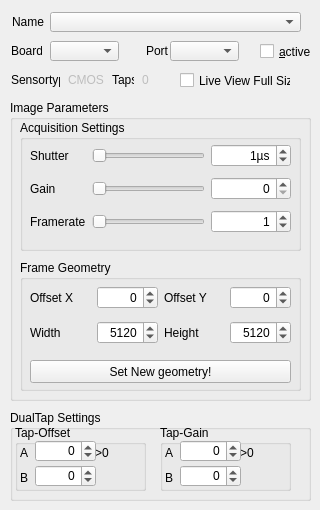
     <widget class="QWidget" name="m_tabKamera">
      <attribute name="title">
       <string>Camera</string>
      </attribute>
      <widget class="QLabel" name="label_5">
       <property name="geometry">
        <rect>
         <x>12</x>
         <y>12</y>
         <width>134</width>
         <height>20</height>
        </rect>
       </property>
       <property name="text">
        <string>Name</string>
       </property>
      </widget>
      <widget class="QComboBox" name="m_cbCameraName">
       <property name="geometry">
        <rect>
         <x>50</x>
         <y>12</y>
         <width>251</width>
         <height>20</height>
        </rect>
       </property>
      </widget>
      <widget class="QLabel" name="label_6">
       <property name="geometry">
        <rect>
         <x>11</x>
         <y>41</y>
         <width>31</width>
         <height>20</height>
        </rect>
       </property>
       <property name="text">
        <string>Board</string>
       </property>
      </widget>
      <widget class="QComboBox" name="m_cbBoard">
       <property name="geometry">
        <rect>
         <x>50</x>
         <y>41</y>
         <width>69</width>
         <height>20</height>
        </rect>
       </property>
      </widget>
      <widget class="QComboBox" name="m_cbPort">
       <property name="geometry">
        <rect>
         <x>170</x>
         <y>41</y>
         <width>69</width>
         <height>20</height>
        </rect>
       </property>
      </widget>
      <widget class="QLabel" name="label_7">
       <property name="geometry">
        <rect>
         <x>146</x>
         <y>41</y>
         <width>30</width>
         <height>20</height>
        </rect>
       </property>
       <property name="text">
        <string>Port</string>
       </property>
      </widget>
      <widget class="QLabel" name="label_8">
       <property name="geometry">
        <rect>
         <x>11</x>
         <y>70</y>
         <width>49</width>
         <height>20</height>
        </rect>
       </property>
       <property name="text">
        <string>Sensortyp</string>
       </property>
      </widget>
      <widget class="QLineEdit" name="m_eSensortype">
       <property name="enabled">
        <bool>false</bool>
       </property>
       <property name="geometry">
        <rect>
         <x>66</x>
         <y>72</y>
         <width>41</width>
         <height>16</height>
        </rect>
       </property>
       <property name="mouseTracking">
        <bool>false</bool>
       </property>
       <property name="focusPolicy">
        <enum>Qt::NoFocus</enum>
       </property>
       <property name="text">
        <string>CMOS</string>
       </property>
       <property name="frame">
        <bool>false</bool>
       </property>
      </widget>
      <widget class="QLabel" name="label_9">
       <property name="geometry">
        <rect>
         <x>112</x>
         <y>70</y>
         <width>22</width>
         <height>20</height>
        </rect>
       </property>
       <property name="text">
        <string>Taps</string>
       </property>
      </widget>
      <widget class="QLineEdit" name="m_eNumberTaps">
       <property name="enabled">
        <bool>false</bool>
       </property>
       <property name="geometry">
        <rect>
         <x>140</x>
         <y>72</y>
         <width>21</width>
         <height>16</height>
        </rect>
       </property>
       <property name="sizePolicy">
        <sizepolicy hsizetype="Fixed" vsizetype="Fixed">
         <horstretch>0</horstretch>
         <verstretch>0</verstretch>
        </sizepolicy>
       </property>
       <property name="focusPolicy">
        <enum>Qt::NoFocus</enum>
       </property>
       <property name="text">
        <string>0</string>
       </property>
       <property name="maxLength">
        <number>1</number>
       </property>
       <property name="frame">
        <bool>false</bool>
       </property>
      </widget>
      <widget class="QGroupBox" name="groupBox_6">
       <property name="enabled">
        <bool>true</bool>
       </property>
       <property name="geometry">
        <rect>
         <x>10</x>
         <y>410</y>
         <width>301</width>
         <height>91</height>
        </rect>
       </property>
       <property name="title">
        <string>DualTap Settings</string>
       </property>
       <property name="flat">
        <bool>false</bool>
       </property>
       <property name="checkable">
        <bool>false</bool>
       </property>
       <widget class="QGroupBox" name="groupBox_3">
        <property name="geometry">
         <rect>
          <x>150</x>
          <y>15</y>
          <width>131</width>
          <height>66</height>
         </rect>
        </property>
        <property name="title">
         <string>Tap-Gain</string>
        </property>
        <widget class="QLabel" name="label_12">
         <property name="geometry">
          <rect>
           <x>5</x>
           <y>20</y>
           <width>16</width>
           <height>16</height>
          </rect>
         </property>
         <property name="text">
          <string>A</string>
         </property>
        </widget>
        <widget class="QLabel" name="label_13">
         <property name="geometry">
          <rect>
           <x>5</x>
           <y>45</y>
           <width>16</width>
           <height>16</height>
          </rect>
         </property>
         <property name="text">
          <string>B</string>
         </property>
        </widget>
        <widget class="QLabel" name="m_lTapGainMin">
         <property name="geometry">
          <rect>
           <x>80</x>
           <y>20</y>
           <width>45</width>
           <height>16</height>
          </rect>
         </property>
         <property name="text">
          <string>&gt;0</string>
         </property>
        </widget>
        <widget class="QLabel" name="m_lTapGainMax">
         <property name="geometry">
          <rect>
           <x>80</x>
           <y>40</y>
           <width>45</width>
           <height>16</height>
          </rect>
         </property>
         <property name="text">
          <string>&lt;max</string>
         </property>
        </widget>
        <widget class="QSpinBox" name="m_sbTapGainA">
         <property name="geometry">
          <rect>
           <x>20</x>
           <y>15</y>
           <width>61</width>
           <height>22</height>
          </rect>
         </property>
         <property name="wrapping">
          <bool>true</bool>
         </property>
         <property name="alignment">
          <set>Qt::AlignRight|Qt::AlignTrailing|Qt::AlignVCenter</set>
         </property>
         <property name="accelerated">
          <bool>true</bool>
         </property>
         <property name="correctionMode">
          <enum>QAbstractSpinBox::CorrectToNearestValue</enum>
         </property>
        </widget>
        <widget class="QSpinBox" name="m_sbTapGainB">
         <property name="geometry">
          <rect>
           <x>20</x>
           <y>40</y>
           <width>61</width>
           <height>22</height>
          </rect>
         </property>
         <property name="wrapping">
          <bool>true</bool>
         </property>
         <property name="alignment">
          <set>Qt::AlignRight|Qt::AlignTrailing|Qt::AlignVCenter</set>
         </property>
         <property name="accelerated">
          <bool>true</bool>
         </property>
         <property name="correctionMode">
          <enum>QAbstractSpinBox::CorrectToNearestValue</enum>
         </property>
        </widget>
       </widget>
       <widget class="QGroupBox" name="groupBox_2">
        <property name="geometry">
         <rect>
          <x>5</x>
          <y>15</y>
          <width>131</width>
          <height>66</height>
         </rect>
        </property>
        <property name="title">
         <string>Tap-Offset</string>
        </property>
        <widget class="QLabel" name="label_10">
         <property name="geometry">
          <rect>
           <x>5</x>
           <y>20</y>
           <width>16</width>
           <height>16</height>
          </rect>
         </property>
         <property name="text">
          <string>A</string>
         </property>
        </widget>
        <widget class="QLabel" name="label_11">
         <property name="geometry">
          <rect>
           <x>5</x>
           <y>45</y>
           <width>16</width>
           <height>16</height>
          </rect>
         </property>
         <property name="text">
          <string>B</string>
         </property>
        </widget>
        <widget class="QLabel" name="m_lTapOffsetMin">
         <property name="geometry">
          <rect>
           <x>80</x>
           <y>20</y>
           <width>45</width>
           <height>16</height>
          </rect>
         </property>
         <property name="text">
          <string>&gt;0</string>
         </property>
        </widget>
        <widget class="QLabel" name="m_lTapOffsetMax">
         <property name="geometry">
          <rect>
           <x>80</x>
           <y>40</y>
           <width>45</width>
           <height>16</height>
          </rect>
         </property>
         <property name="text">
          <string>&lt;max</string>
         </property>
        </widget>
        <widget class="QSpinBox" name="m_sbTapOffsetA">
         <property name="geometry">
          <rect>
           <x>20</x>
           <y>15</y>
           <width>61</width>
           <height>22</height>
          </rect>
         </property>
         <property name="wrapping">
          <bool>true</bool>
         </property>
         <property name="alignment">
          <set>Qt::AlignRight|Qt::AlignTrailing|Qt::AlignVCenter</set>
         </property>
         <property name="accelerated">
          <bool>true</bool>
         </property>
         <property name="correctionMode">
          <enum>QAbstractSpinBox::CorrectToNearestValue</enum>
         </property>
        </widget>
        <widget class="QSpinBox" name="m_sbTapOffsetB">
         <property name="geometry">
          <rect>
           <x>20</x>
           <y>40</y>
           <width>61</width>
           <height>22</height>
          </rect>
         </property>
         <property name="wrapping">
          <bool>true</bool>
         </property>
         <property name="alignment">
          <set>Qt::AlignRight|Qt::AlignTrailing|Qt::AlignVCenter</set>
         </property>
         <property name="accelerated">
          <bool>true</bool>
         </property>
         <property name="correctionMode">
          <enum>QAbstractSpinBox::CorrectToNearestValue</enum>
         </property>
        </widget>
       </widget>
      </widget>
      <widget class="QCheckBox" name="m_cbCameraActive">
       <property name="geometry">
        <rect>
         <x>260</x>
         <y>42</y>
         <width>51</width>
         <height>19</height>
        </rect>
       </property>
       <property name="text">
        <string>&amp;active</string>
       </property>
      </widget>
      <widget class="QGroupBox" name="groupBox_OptionalCamParam">
       <property name="geometry">
        <rect>
         <x>10</x>
         <y>100</y>
         <width>301</width>
         <height>301</height>
        </rect>
       </property>
       <property name="title">
        <string>Image Parameters</string>
       </property>
       <widget class="QGroupBox" name="groupBox_8">
        <property name="geometry">
         <rect>
          <x>10</x>
          <y>160</y>
          <width>281</width>
          <height>131</height>
         </rect>
        </property>
        <property name="title">
         <string>Frame Geometry</string>
        </property>
        <widget class="QWidget" name="gridLayoutWidget_7">
         <property name="geometry">
          <rect>
           <x>10</x>
           <y>20</y>
           <width>261</width>
           <height>71</height>
          </rect>
         </property>
         <layout class="QGridLayout" name="gridLayout_7">
          <item row="0" column="0">
           <widget class="QLabel" name="label_27">
            <property name="text">
             <string>Offset X</string>
            </property>
           </widget>
          </item>
          <item row="1" column="0">
           <widget class="QLabel" name="label_28">
            <property name="text">
             <string>Width</string>
            </property>
           </widget>
          </item>
          <item row="0" column="2">
           <widget class="QLabel" name="label_31">
            <property name="text">
             <string>Offset Y</string>
            </property>
           </widget>
          </item>
          <item row="1" column="2">
           <widget class="QLabel" name="label_32">
            <property name="text">
             <string>Height</string>
            </property>
           </widget>
          </item>
          <item row="0" column="1">
           <widget class="QSpinBox" name="m_sbOfSetX">
            <property name="wrapping">
             <bool>true</bool>
            </property>
            <property name="alignment">
             <set>Qt::AlignRight|Qt::AlignTrailing|Qt::AlignVCenter</set>
            </property>
            <property name="buttonSymbols">
             <enum>QAbstractSpinBox::UpDownArrows</enum>
            </property>
            <property name="accelerated">
             <bool>true</bool>
            </property>
            <property name="correctionMode">
             <enum>QAbstractSpinBox::CorrectToNearestValue</enum>
            </property>
            <property name="suffix">
             <string/>
            </property>
            <property name="maximum">
             <number>5120</number>
            </property>
            <property name="singleStep">
             <number>64</number>
            </property>
            <property name="value">
             <number>0</number>
            </property>
           </widget>
          </item>
          <item row="0" column="3">
           <widget class="QSpinBox" name="m_sbOfSetY">
            <property name="wrapping">
             <bool>true</bool>
            </property>
            <property name="alignment">
             <set>Qt::AlignRight|Qt::AlignTrailing|Qt::AlignVCenter</set>
            </property>
            <property name="buttonSymbols">
             <enum>QAbstractSpinBox::UpDownArrows</enum>
            </property>
            <property name="accelerated">
             <bool>true</bool>
            </property>
            <property name="correctionMode">
             <enum>QAbstractSpinBox::CorrectToNearestValue</enum>
            </property>
            <property name="suffix">
             <string/>
            </property>
            <property name="maximum">
             <number>5120</number>
            </property>
            <property name="singleStep">
             <number>2</number>
            </property>
            <property name="value">
             <number>0</number>
            </property>
           </widget>
          </item>
          <item row="1" column="1">
           <widget class="QSpinBox" name="m_sbWidth">
            <property name="wrapping">
             <bool>true</bool>
            </property>
            <property name="alignment">
             <set>Qt::AlignRight|Qt::AlignTrailing|Qt::AlignVCenter</set>
            </property>
            <property name="buttonSymbols">
             <enum>QAbstractSpinBox::UpDownArrows</enum>
            </property>
            <property name="accelerated">
             <bool>true</bool>
            </property>
            <property name="correctionMode">
             <enum>QAbstractSpinBox::CorrectToNearestValue</enum>
            </property>
            <property name="suffix">
             <string/>
            </property>
            <property name="minimum">
             <number>128</number>
            </property>
            <property name="maximum">
             <number>5120</number>
            </property>
            <property name="singleStep">
             <number>64</number>
            </property>
            <property name="value">
             <number>5120</number>
            </property>
           </widget>
          </item>
          <item row="1" column="3">
           <widget class="QSpinBox" name="m_sbHeight">
            <property name="wrapping">
             <bool>true</bool>
            </property>
            <property name="alignment">
             <set>Qt::AlignRight|Qt::AlignTrailing|Qt::AlignVCenter</set>
            </property>
            <property name="buttonSymbols">
             <enum>QAbstractSpinBox::UpDownArrows</enum>
            </property>
            <property name="accelerated">
             <bool>true</bool>
            </property>
            <property name="correctionMode">
             <enum>QAbstractSpinBox::CorrectToNearestValue</enum>
            </property>
            <property name="suffix">
             <string/>
            </property>
            <property name="minimum">
             <number>2</number>
            </property>
            <property name="maximum">
             <number>5120</number>
            </property>
            <property name="singleStep">
             <number>2</number>
            </property>
            <property name="value">
             <number>5120</number>
            </property>
           </widget>
          </item>
         </layout>
        </widget>
        <widget class="QPushButton" name="m_SetGeometry">
         <property name="geometry">
          <rect>
           <x>10</x>
           <y>100</y>
           <width>261</width>
           <height>23</height>
          </rect>
         </property>
         <property name="text">
          <string>Set New geometry!</string>
         </property>
        </widget>
       </widget>
       <widget class="QGroupBox" name="groupBox_9">
        <property name="geometry">
         <rect>
          <x>10</x>
          <y>20</y>
          <width>281</width>
          <height>131</height>
         </rect>
        </property>
        <property name="title">
         <string>Acquisition Settings</string>
        </property>
        <widget class="QWidget" name="gridLayoutWidget">
         <property name="geometry">
          <rect>
           <x>10</x>
           <y>20</y>
           <width>261</width>
           <height>99</height>
          </rect>
         </property>
         <layout class="QGridLayout" name="gridLayoutSettings">
          <property name="sizeConstraint">
           <enum>QLayout::SetDefaultConstraint</enum>
          </property>
          <item row="0" column="0">
           <widget class="QLabel" name="label_15">
            <property name="text">
             <string>Shutter</string>
            </property>
           </widget>
          </item>
          <item row="1" column="0">
           <widget class="QLabel" name="label_73">
            <property name="text">
             <string>Gain</string>
            </property>
           </widget>
          </item>
          <item row="2" column="0">
           <widget class="QLabel" name="label_23">
            <property name="text">
             <string>Framerate</string>
            </property>
           </widget>
          </item>
          <item row="1" column="1">
           <widget class="QSlider" name="m_slBrightness">
            <property name="pageStep">
             <number>1</number>
            </property>
            <property name="orientation">
             <enum>Qt::Horizontal</enum>
            </property>
           </widget>
          </item>
          <item row="2" column="1">
           <widget class="QSlider" name="m_slFrameRate">
            <property name="orientation">
             <enum>Qt::Horizontal</enum>
            </property>
           </widget>
          </item>
          <item row="0" column="2">
           <widget class="QSpinBox" name="m_sbShutter">
            <property name="sizePolicy">
             <sizepolicy hsizetype="MinimumExpanding" vsizetype="Preferred">
              <horstretch>0</horstretch>
              <verstretch>0</verstretch>
             </sizepolicy>
            </property>
            <property name="wrapping">
             <bool>true</bool>
            </property>
            <property name="alignment">
             <set>Qt::AlignRight|Qt::AlignTrailing|Qt::AlignVCenter</set>
            </property>
            <property name="buttonSymbols">
             <enum>QAbstractSpinBox::UpDownArrows</enum>
            </property>
            <property name="accelerated">
             <bool>true</bool>
            </property>
            <property name="correctionMode">
             <enum>QAbstractSpinBox::CorrectToNearestValue</enum>
            </property>
            <property name="suffix">
             <string>µs</string>
            </property>
            <property name="maximum">
             <number>1000000</number>
            </property>
            <property name="value">
             <number>1</number>
            </property>
           </widget>
          </item>
          <item row="2" column="2">
           <widget class="QSpinBox" name="m_sbFramerate">
            <property name="sizePolicy">
             <sizepolicy hsizetype="MinimumExpanding" vsizetype="Preferred">
              <horstretch>0</horstretch>
              <verstretch>0</verstretch>
             </sizepolicy>
            </property>
            <property name="wrapping">
             <bool>true</bool>
            </property>
            <property name="alignment">
             <set>Qt::AlignRight|Qt::AlignTrailing|Qt::AlignVCenter</set>
            </property>
            <property name="buttonSymbols">
             <enum>QAbstractSpinBox::UpDownArrows</enum>
            </property>
            <property name="accelerated">
             <bool>true</bool>
            </property>
            <property name="correctionMode">
             <enum>QAbstractSpinBox::CorrectToNearestValue</enum>
            </property>
            <property name="suffix">
             <string/>
            </property>
            <property name="maximum">
             <number>8888888</number>
            </property>
            <property name="value">
             <number>1</number>
            </property>
           </widget>
          </item>
          <item row="1" column="2">
           <widget class="QSpinBox" name="m_sbBrightness">
            <property name="sizePolicy">
             <sizepolicy hsizetype="MinimumExpanding" vsizetype="Preferred">
              <horstretch>0</horstretch>
              <verstretch>0</verstretch>
             </sizepolicy>
            </property>
            <property name="layoutDirection">
             <enum>Qt::LeftToRight</enum>
            </property>
            <property name="alignment">
             <set>Qt::AlignRight|Qt::AlignTrailing|Qt::AlignVCenter</set>
            </property>
            <property name="maximum">
             <number>4</number>
            </property>
           </widget>
          </item>
          <item row="0" column="1">
           <widget class="QSlider" name="m_slShutter">
            <property name="enabled">
             <bool>true</bool>
            </property>
            <property name="sizePolicy">
             <sizepolicy hsizetype="Expanding" vsizetype="Fixed">
              <horstretch>84</horstretch>
              <verstretch>0</verstretch>
             </sizepolicy>
            </property>
            <property name="minimumSize">
             <size>
              <width>84</width>
              <height>0</height>
             </size>
            </property>
            <property name="orientation">
             <enum>Qt::Horizontal</enum>
            </property>
           </widget>
          </item>
         </layout>
        </widget>
       </widget>
      </widget>
      <widget class="QCheckBox" name="m_cbLive">
       <property name="geometry">
        <rect>
         <x>180</x>
         <y>72</y>
         <width>111</width>
         <height>17</height>
        </rect>
       </property>
       <property name="text">
        <string>Live View Full Size</string>
       </property>
      </widget>
     </widget>
